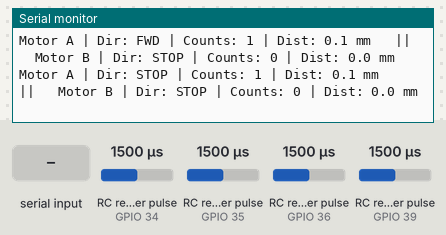
A sketch run on a simulated ESP32. On the bench: the last lines printed to the serial monitor. Wiring (inferred from the names in the program): 4 × RC receiver channel: data GPIO 34 / data GPIO 35 / data GPIO 36 / data GPIO 39. Inputs (shaded band) come from the test bench; at power-on: RC receiver pulse (sensors on GPIO 34, GPIO 35, GPIO 36, GPIO 39) 1500 µs.

Above: at 1.2 s.
1.3 s: "r" received over Serial
At 1.46 s:
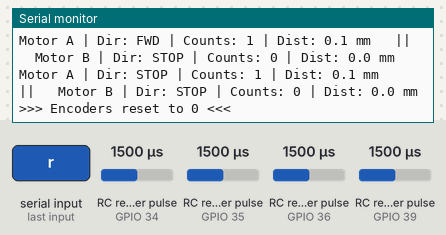
2.8 s: RC receiver pulse (sensor on GPIO 34) set to 1250 µs
At 4.81 s:
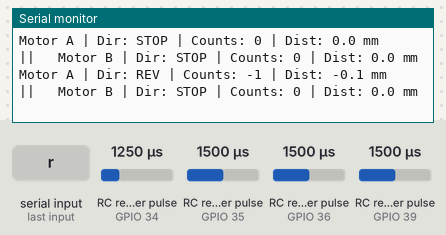
5.8 s: RC receiver pulse (sensor on GPIO 34) set to 1020 µs
At 5.81 s:
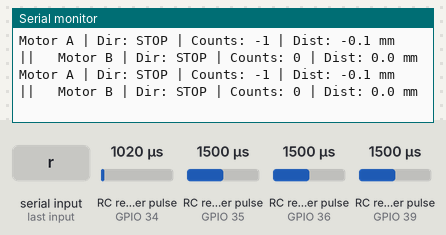
7.3 s: RC receiver pulse (sensor on GPIO 35) set to 1020 µs
At 7.81 s:
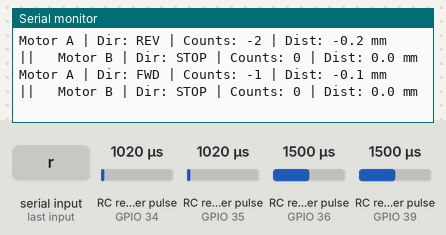
10.3 s: "R" received over Serial
At 10.9 s:
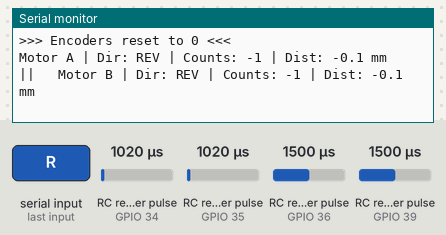
12.5 s: RC receiver pulse (sensor on GPIO 36) set to 1020 µs
At 13.31 s:
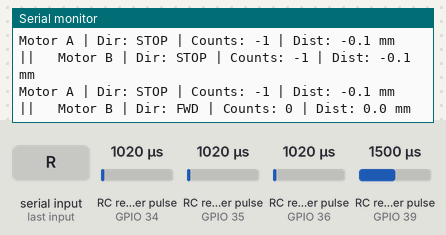
Timing chart, 0 to 15.0 s (numbered marks = the images above; inputs shaded):
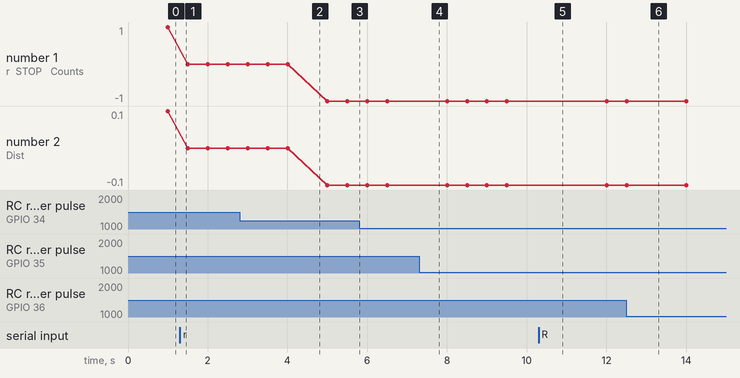

Measured:
- after the input at 1.3 s, the serial monitor: prints a new line at once (image 1)
- after the input at 2.8 s, the serial monitor: prints a new line after 1.7 s (image 2)
- after the input at 10.3 s, the serial monitor: prints a new line at once (image 5)
- plotted number 1: 0 → -1 after the input at 2.8 s
- plotted number 2: 0 → -0.1 after the input at 2.8 s

The sketch:

Encoder_Fixed.ino
```cpp
#include <Arduino.h>

// --- Pin Definitions ---
const int MOTOR_A_CH_A = 34;
const int MOTOR_A_CH_B = 35;
const int MOTOR_B_CH_A = 36;
const int MOTOR_B_CH_B = 39;

// --- Mechanical & Encoder Constants ---
const float PPR = 11.0f;                  // JGB37-545 encoder pulses per motor shaft rev
const float GEAR_RATIO = 45.0f;           // <-- UPDATE THIS to your exact motor (e.g., 45.0 or 56.0)
const float QUAD_MULTIPLIER = 4.0f;       // 4x decoding via QUADTABLE (counts all 4 edges per pulse)
const float WHEEL_DIAMETER_MM = 65.0f;

const float COUNTS_PER_WHEEL_REV = PPR * GEAR_RATIO * QUAD_MULTIPLIER;
const float WHEEL_CIRCUMFERENCE_MM = PI * WHEEL_DIAMETER_MM;
const float MM_PER_COUNT = WHEEL_CIRCUMFERENCE_MM / COUNTS_PER_WHEEL_REV;

// Flip to -1 if a wheel counts negative when pushed forward
const int8_t MOTOR_A_SIGN = 1;
const int8_t MOTOR_B_SIGN = -1;           // Opposing wheel on a diff-drive robot usually spins opposite

// --- Shared ISR Variables ---
volatile int32_t encoderCountA = 0;
volatile int32_t encoderCountB = 0;
volatile uint8_t encoderStateA = 0;
volatile uint8_t encoderStateB = 0;

// Kept in DRAM so ISRs never crash when accessing it during Flash/Wi-Fi ops
static const DRAM_ATTR int8_t QUADTABLE[16] = {
   0, -1, +1,  0,
  +1,  0,  0, -1,
  -1,  0,  0, +1,
   0, +1, -1,  0
};

// --- ISRs ---
void IRAM_ATTR handleEncoderA() {
  uint8_t a = digitalRead(MOTOR_A_CH_A);
  uint8_t b = digitalRead(MOTOR_A_CH_B);
  uint8_t currentState = (a << 1) | b;
  uint8_t index = (encoderStateA << 2) | currentState;

  encoderCountA += MOTOR_A_SIGN * QUADTABLE[index];
  encoderStateA = currentState;
}

void IRAM_ATTR handleEncoderB() {
  uint8_t a = digitalRead(MOTOR_B_CH_A);
  uint8_t b = digitalRead(MOTOR_B_CH_B);
  uint8_t currentState = (a << 1) | b;
  uint8_t index = (encoderStateB << 2) | currentState;

  encoderCountB += MOTOR_B_SIGN * QUADTABLE[index];
  encoderStateB = currentState;
}

// --- Helper Functions ---
int32_t readEncoderA() {
  noInterrupts();
  int32_t val = encoderCountA;
  interrupts();
  return val;
}

int32_t readEncoderB() {
  noInterrupts();
  int32_t val = encoderCountB;
  interrupts();
  return val;
}

void resetEncoders() {
  noInterrupts();
  encoderCountA = 0;
  encoderCountB = 0;
  interrupts();
}

const char* getDirection(int32_t delta) {
  if (delta > 0) return "FWD";
  if (delta < 0) return "REV";
  return "STOP";
}

void setup() {
  Serial.begin(115200);

  // GPIOs 34-39 are input-only and lack internal pull-ups on ESP32.
  // Ensure your JGB37-545 encoder board has pull-ups or add external 10k resistors to 3.3V.
  pinMode(MOTOR_A_CH_A, INPUT);
  pinMode(MOTOR_A_CH_B, INPUT);
  pinMode(MOTOR_B_CH_A, INPUT);
  pinMode(MOTOR_B_CH_B, INPUT);

  // Initialize global states (no shadowing)
  encoderStateA = (digitalRead(MOTOR_A_CH_A) << 1) | digitalRead(MOTOR_A_CH_B);
  encoderStateB = (digitalRead(MOTOR_B_CH_A) << 1) | digitalRead(MOTOR_B_CH_B);

  attachInterrupt(digitalPinToInterrupt(MOTOR_A_CH_A), handleEncoderA, CHANGE);
  attachInterrupt(digitalPinToInterrupt(MOTOR_A_CH_B), handleEncoderA, CHANGE);
  attachInterrupt(digitalPinToInterrupt(MOTOR_B_CH_A), handleEncoderB, CHANGE);
  attachInterrupt(digitalPinToInterrupt(MOTOR_B_CH_B), handleEncoderB, CHANGE);

  Serial.println("Encoders ready. Send 'r' in Serial Monitor to reset counts.");
}

void loop() {
  static unsigned long lastPrintTime = 0;
  static int32_t lastCountA = 0;   // Signed int32_t so negative deltas work
  static int32_t lastCountB = 0;

  // Allow easy testing of resetEncoders() via Serial Monitor
  if (Serial.available()) {
    char cmd = Serial.read();
    if (cmd == 'r' || cmd == 'R') {
      resetEncoders();
      lastCountA = 0;
      lastCountB = 0;
      Serial.println(">>> Encoders reset to 0 <<<");
    }
  }

  // Print every 500ms without blocking
  if (millis() - lastPrintTime >= 500) {
    lastPrintTime = millis();

    int32_t countA = readEncoderA();
    int32_t countB = readEncoderB();

    int32_t deltaA = countA - lastCountA;
    int32_t deltaB = countB - lastCountB;

    float distA_mm = countA * MM_PER_COUNT;
    float distB_mm = countB * MM_PER_COUNT;

    Serial.print("Motor A | Dir: ");
    Serial.print(getDirection(deltaA));
    Serial.print(" | Counts: ");
    Serial.print(countA);
    Serial.print(" | Dist: ");
    Serial.print(distA_mm, 1);
    Serial.print(" mm   ||   ");

    Serial.print("Motor B | Dir: ");
    Serial.print(getDirection(deltaB));
    Serial.print(" | Counts: ");
    Serial.print(countB);
    Serial.print(" | Dist: ");
    Serial.print(distB_mm, 1);
    Serial.println(" mm");

    lastCountA = countA;
    lastCountB = countB;
  }
}
```
